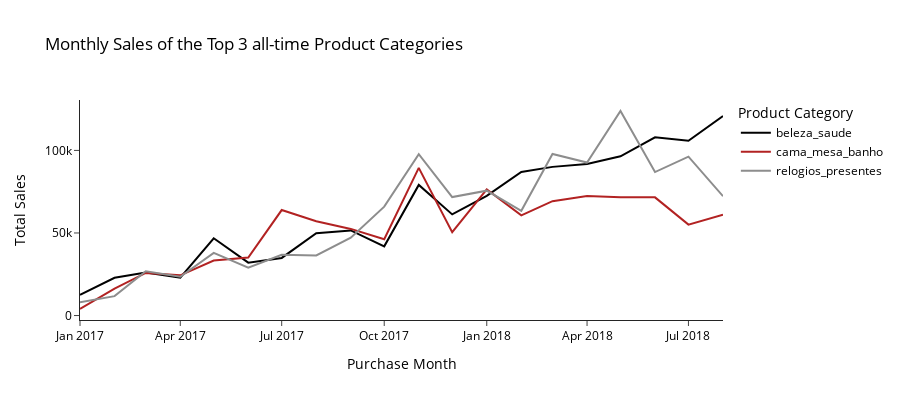

The notebook cell this image was saved under:
### Markdown cell above
##### Determine and plot the sales of the top 3 best selling categories

### Code cell
# Combine orders, order_items, and products
order_items_products = (
    orders.select(['order_id', 'order_purchase_timestamp'])
    .join(
        order_items.select(['order_id', 'product_id', 'price']),
        on='order_id')
    .join(
        products.select(['product_id', 'product_category_name']),
        on='product_id')
)

# Get the top 3 product categories by sales volume (sum of price)
top_categories_by_sales = (
    order_items_products.select(['product_category_name', 'price'])
    .groupby('product_category_name')
    .agg(pl.col('price').sum().alias('total_sales'))
    .sort(by='total_sales', reverse=True)
    .head(3)
)

top_3_categories = list(top_categories_by_sales['product_category_name'])

# Create a dataframe with monthly sales data for each of the top categories
top_products_detail = (
    order_items_products
    .filter(pl.col('product_category_name').is_in(top_3_categories))
    .with_columns(
        (pl.col('order_purchase_timestamp').str.strptime(pl.Datetime).cast(pl.Date).dt.truncate("1mo").alias('purchase_month')))
    .drop(columns='order_purchase_timestamp')
    .groupby(['purchase_month', 'product_category_name'])
    .agg(pl.col('price').sum().alias('total_sales'))
    .filter(pl.col('purchase_month') >= '2017-01-01')
    .sort(by=['product_category_name', 'purchase_month'])
    .to_pandas()
)

# Plot the results over each month
fig = px.line(
    top_products_detail, x='purchase_month', y='total_sales',
    color='product_category_name', markers=False, width=900, height=400,
    color_discrete_map= {
        "beleza_saude": "#010101",
        "relogios_presentes": "#8d8d8d",
        "cama_mesa_banho": '#B22222'},
    labels = {
        "purchase_month": "Purchase Month",
        "total_sales": "Total Sales",
        "product_category_name": "Product Category"},
    title='Monthly Sales of the Top 3 all-time Product Categories',
    template='simple_white'
)

fig.update_layout(
    font_color='black',
    title_font_color="black",
    legend_title_font_color="black"
)

fig.show()

### Figure 1 — Plotly figure (JSON) as saved in the notebook; plotly's stock layout.template omitted (floating-point values rounded to 4 significant figures)
{"data": [{"hovertemplate": "Product Category=beleza_saude<br>Purchase Month=%{x}<br>Total Sales=%{y}<extra></extra>", "legendgroup": "beleza_saude", "line": {"color": "#010101", "dash": "solid"}, "marker": {"symbol": "circle"}, "mode": "lines", "name": "beleza_saude", "orientation": "v", "showlegend": true, "type": "scatter", "x": ["2017-01-01T00:00:00", "2017-02-01T00:00:00", "2017-03-01T00:00:00", "2017-04-01T00:00:00", "2017-05-01T00:00:00", "2017-06-01T00:00:00", "2017-07-01T00:00:00", "2017-08-01T00:00:00", "2017-09-01T00:00:00", "2017-10-01T00:00:00", "2017-11-01T00:00:00", "2017-12-01T00:00:00", "2018-01-01T00:00:00", "2018-02-01T00:00:00", "2018-03-01T00:00:00", "2018-04-01T00:00:00", "2018-05-01T00:00:00", "2018-06-01T00:00:00", "2018-07-01T00:00:00", "2018-08-01T00:00:00"], "xaxis": "x", "y": [12560.0, 22840.0, 26000.0, 22940.0, 46790.0, 32030.0, 34900.0, 49870.0, 51540.0, 41920.0, 79120.0, 61260.0, 72470.0, 87000.0, 90030.0, 91750.0, 96460.0, 107900.0, 105800.0, 120800.0], "yaxis": "y"}, {"hovertemplate": "Product Category=cama_mesa_banho<br>Purchase Month=%{x}<br>Total Sales=%{y}<extra></extra>", "legendgroup": "cama_mesa_banho", "line": {"color": "#B22222", "dash": "solid"}, "marker": {"symbol": "circle"}, "mode": "lines", "name": "cama_mesa_banho", "orientation": "v", "showlegend": true, "type": "scatter", "x": ["2017-01-01T00:00:00", "2017-02-01T00:00:00", "2017-03-01T00:00:00", "2017-04-01T00:00:00", "2017-05-01T00:00:00", "2017-06-01T00:00:00", "2017-07-01T00:00:00", "2017-08-01T00:00:00", "2017-09-01T00:00:00", "2017-10-01T00:00:00", "2017-11-01T00:00:00", "2017-12-01T00:00:00", "2018-01-01T00:00:00", "2018-02-01T00:00:00", "2018-03-01T00:00:00", "2018-04-01T00:00:00", "2018-05-01T00:00:00", "2018-06-01T00:00:00", "2018-07-01T00:00:00", "2018-08-01T00:00:00"], "xaxis": "x", "y": [3960.0, 16280.0, 25770.0, 24350.0, 33350.0, 35110.0, 63890.0, 57140.0, 52470.0, 46200.0, 89410.0, 50510.0, 76380.0, 60690.0, 69260.0, 72360.0, 71700.0, 71570.0, 55080.0, 61040.0], "yaxis": "y"}, {"hovertemplate": "Product Category=relogios_presentes<br>Purchase Month=%{x}<br>Total Sales=%{y}<extra></extra>", "legendgroup": "relogios_presentes", "line": {"color": "#8d8d8d", "dash": "solid"}, "marker": {"symbol": "circle"}, "mode": "lines", "name": "relogios_presentes", "orientation": "v", "showlegend": true, "type": "scatter", "x": ["2017-01-01T00:00:00", "2017-02-01T00:00:00", "2017-03-01T00:00:00", "2017-04-01T00:00:00", "2017-05-01T00:00:00", "2017-06-01T00:00:00", "2017-07-01T00:00:00", "2017-08-01T00:00:00", "2017-09-01T00:00:00", "2017-10-01T00:00:00", "2017-11-01T00:00:00", "2017-12-01T00:00:00", "2018-01-01T00:00:00", "2018-02-01T00:00:00", "2018-03-01T00:00:00", "2018-04-01T00:00:00", "2018-05-01T00:00:00", "2018-06-01T00:00:00", "2018-07-01T00:00:00", "2018-08-01T00:00:00"], "xaxis": "x", "y": [8087.0, 11760.0, 26770.0, 23490.0, 37970.0, 28950.0, 36800.0, 36420.0, 47140.0, 65960.0, 97720.0, 71730.0, 75620.0, 63460.0, 97860.0, 92660.0, 123900.0, 86890.0, 96210.0, 72280.0], "yaxis": "y"}], "layout": {"font": {"color": "black"}, "height": 400, "legend": {"title": {"font": {"color": "black"}, "text": "Product Category"}, "tracegroupgap": 0}, "title": {"font": {"color": "black"}, "text": "Monthly Sales of the Top 3 all-time Product Categories"}, "width": 900, "xaxis": {"anchor": "y", "domain": [0, 1], "title": {"text": "Purchase Month"}}, "yaxis": {"anchor": "x", "domain": [0, 1], "title": {"text": "Total Sales"}}}}
